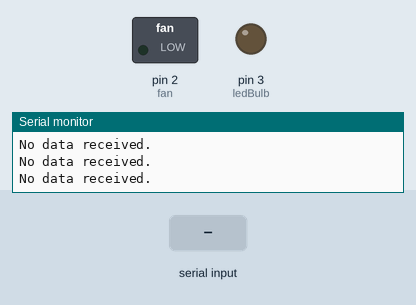
This sketch was run on a simulated Arduino Uno, built with avr-gcc and run on an emulated ATmega328P. Parts: switched loads named in the sketch (green lamp = pin HIGH), output pins drawn as LEDs (lit = HIGH), the last lines printed to the serial monitor. Inputs (shaded band) come from the test bench.

Above: at 1.2 s.
1.3 s: "1,90\n" received over Serial
At 2.4 s:
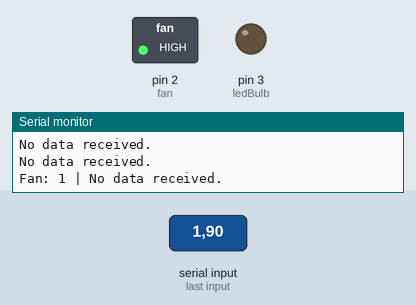
Timing chart, 0 to 4.3 s (numbered marks = the images above; inputs shaded):
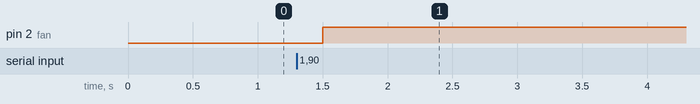

The sketch:

Arduino.ino
```cpp
#define fan       2
#define ledBulb   3

void setup() {
  Serial.begin(9600);

  pinMode(fan, OUTPUT);
  pinMode(ledBulb, OUTPUT);

  digitalWrite(fan, LOW);
  digitalWrite(ledBulb, LOW);
}

void loop() {
  if (Serial.available() > 0) {
    String data = Serial.readStringUntil('\n');
    data.trim();

    int separator1 = data.indexOf(',');

    if (separator1 != -1) {
      int fanState = data.substring(0, separator1).toInt();
      int ledBulbState = data.substring(separator1 + 1).toInt();

      if (fanState == 0 || fanState == 1) {
        digitalWrite(fan, fanState);

        // For test purposes.
        Serial.print("Fan: ");
        Serial.print(fanState);
        Serial.print(" | ");

      }
      if (ledBulbState == 0 || ledBulbState == 1) {
        digitalWrite(ledBulb, ledBulbState);

        // For test purposes.
        Serial.print("Bulb: ");
        Serial.println(ledBulbState);
      }
    }
  }
  else {
    Serial.println("No data received.");
  }

  delay(500);
}
```

Measured:
- after the input at 1.3 s, pin 2 (fan): LOW → HIGH after 0.20 s
